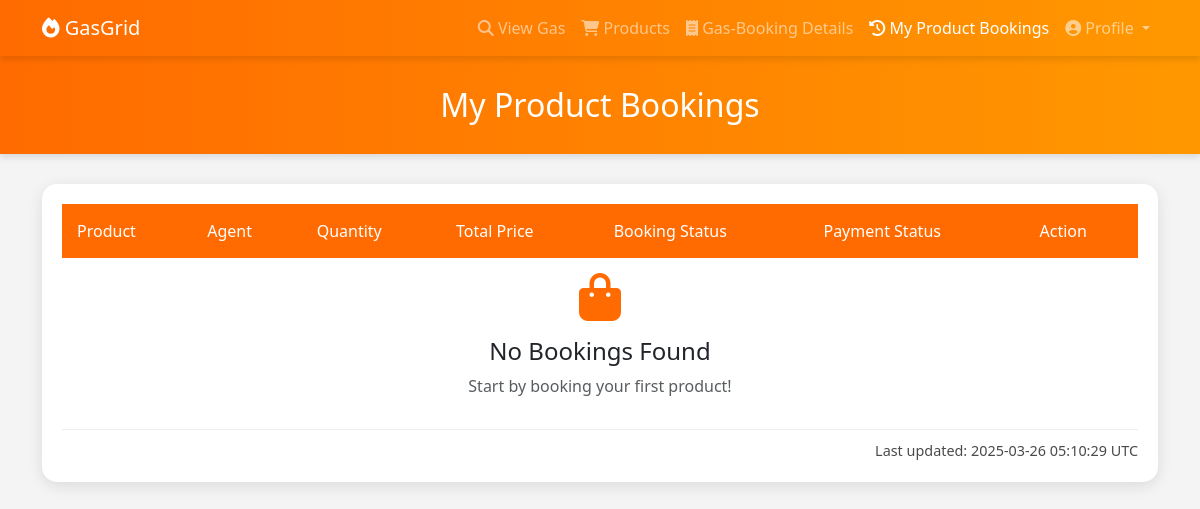
The app's page /User/user_product_bookings/ (signed in), older data.
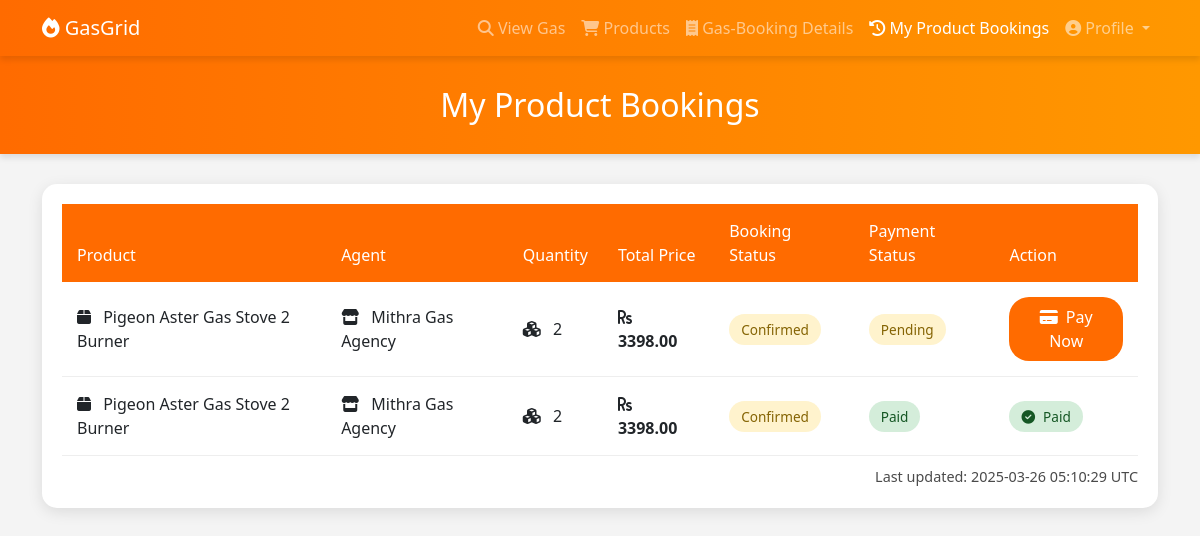
The same page, newer data.
### User/models.py (models this page shows)
class UserProductBooking(models.Model):
    PAYMENT_STATUS_CHOICES = [
        ('Pending', 'Pending'),
        ('Paid', 'Paid'),
        ('Failed', 'Failed'),
    ]
    BOOKING_STATUS_CHOICES = [
        ('Pending', 'Pending'),
        ('Confirmed', 'Confirmed'),
        ('Cancelled', 'Cancelled'),
        ('Delivered', 'Delivered'),
    ]
    user = models.ForeignKey(User, on_delete=models.CASCADE)  # User who books the product
    agent = models.ForeignKey(Agent, on_delete=models.CASCADE)  # Agent providing the product
    gas_product = models.ForeignKey(GasProduct, on_delete=models.CASCADE)  # Booked product
    quantity = models.PositiveIntegerField()  # Quantity booked
    booking_date = models.DateTimeField(auto_now_add=True)  # Booking date
    booking_status = models.CharField(max_length=20, choices=BOOKING_STATUS_CHOICES, default='confirmed')
    payment_status = models.CharField(max_length=20, choices=PAYMENT_STATUS_CHOICES, default='Pending')
    def total_price(self):
        return self.quantity * self.gas_product.price

### Agent/models.py (models this page shows)
class GasProduct(models.Model):
    agent = models.ForeignKey(Agent, on_delete=models.CASCADE)  # Agent who adds the product
    name = models.CharField(max_length=200, unique=True)  # Product name
    description = models.TextField()  # Product description
    image = models.ImageField(upload_to="gas_products/", blank=True, null=True)  # Product image
    quantity_available = models.PositiveIntegerField(default=0)  # Available quantity
    price = models.DecimalField(max_digits=10, decimal_places=2)  # Product price per unit
    date_added = models.DateTimeField(auto_now_add=True)  # Auto timestamp

class Agent(models.Model):
    name = models.CharField(max_length=150)
    email = models.EmailField(unique=True)
    phone_number = models.CharField(max_length=15)
    license_number = models.CharField(max_length=100, unique=True)
    agency_name = models.TextField()
    agency_start_year = models.IntegerField()
    agent_image = models.ImageField(upload_to='agent_images/', blank=True, null=True)
    agent_idproof = models.ImageField(upload_to='idproof_agent/', blank=True, null=True)
    address = models.TextField(blank=True, null=True)
    latitude = models.FloatField(blank=True, null=True)
    longitude = models.FloatField(blank=True, null=True)
    password = models.CharField(max_length=100)  # Storing in plain text (not secure)
    date_registered = models.DateTimeField(auto_now_add=True)
    agent_approved_status = models.IntegerField(default=0)

### User/views.py (the view)
# urls.py: path("user_product_bookings/",views. user_product_bookings, name="user_product_bookings"),
def user_product_bookings(request):
    if 'uid' not in request.session:
        messages.error(request, "You must be logged in to view your bookings!")
        return redirect("User:login")
    user = User.objects.get(id=request.session['uid'])
    bookings = UserProductBooking.objects.filter(user=user)
    return render(request, "User/user_bookings.html", {"bookings": bookings})

### User/templates/User/user_bookings.html (shortened to what the changed rows need)
<!DOCTYPE html>
<html lang="en">
<head>
    <link href="https://cdn.jsdelivr.net/npm/bootstrap@5.3.0/dist/css/bootstrap.min.css" rel="stylesheet">
    <link href="https://cdnjs.cloudflare.com/ajax/libs/font-awesome/6.4.0/css/all.min.css" rel="stylesheet">
</head>
<body>
    <div class="page-header">
        <div class="container">
            <h2 class="text-center mb-0">My Product Bookings</h2>
        </div>
    </div>
    <div class="container">
        <div class="bookings-card">
            <div class="table-responsive">
                <table class="table">
                    <thead>
                        <tr>
                            <th>Product</th>
                            <th>Agent</th>
                            <th>Quantity</th>
                            <th>Total Price</th>
                            <th>Booking Status</th>
                            <th>Payment Status</th>
                            <th>Action</th>
                        </tr>
                    </thead>
                    <tbody>
                        {% for booking in bookings %}
                        <tr>
                            <td>
                                <i class="fas fa-box me-2"></i>
                                {{ booking.gas_product.name }}
                            </td>
                            <td>
                                <i class="fas fa-store me-2"></i>
                                {{ booking.agent.agency_name }}
                            </td>
                            <td>
                                <i class="fas fa-cubes me-2"></i>
                                {{ booking.quantity }}
                            </td>
                            <td class="price-column">
                                <i class="fas fa-rupee-sign me-2"></i>
                                {{ booking.total_price }}
                            </td>
                            <td>
                                <span class="status-badge {% if booking.booking_status == 'Pending' %}status-pending{% else %}status-paid{% endif %}">
                                    Confirmed
                                </span>
                            </td>
                            <td>
                                <span class="status-badge {% if booking.payment_status == 'Pending' %}status-pending{% else %}status-paid{% endif %}">
                                    {{ booking.payment_status }}
                                </span>
                            </td>
                            <td>
                                {% if booking.booking_status == "Pending" and booking.payment_status == "Pending" %}
                                    <a href="{% url 'User:pay_now' booking.id %}" class="btn btn-primary btn-pay">
                                        <i class="fas fa-credit-card me-2"></i>Pay Now
                                    </a>
                                {% elif booking.payment_status == "Paid" %}
                                    <span class="status-badge status-paid">
                                        <i class="fas fa-check-circle me-2"></i>Paid
                                    </span>
                                {% else %}
                                    <span class="status-badge status-pending">
                                        <i class="fas fa-clock me-2"></i>Waiting for Confirmation
                                    </span>
                                {% endif %}
                            </td>
                        </tr>
                        {% empty %}
                        <tr>
                            <td colspan="7" class="empty-state">
                                <i class="fas fa-shopping-bag"></i>
                                <h4>No Bookings Found</h4>
                                <p class="text-muted">Start by booking your first product!</p>
                            </td>
                        </tr>
                        {% endfor %}
                    </tbody>
                </table>
            </div>
        </div>
    </div>
</body>
</html>

Row changes from the older to the newer data that the page shows:
added UserProductBooking: gas_product.name "Pigeon Aster Gas Stove 2 Burner", agent.agency_name "Mithra Gas Agency", quantity "2", total_price "3398.00", payment_status "Pending", booking_status "Pending" (drawn)
added UserProductBooking: gas_product.name "Pigeon Aster Gas Stove 2 Burner", agent.agency_name "Mithra Gas Agency", quantity "2", total_price "3398.00", payment_status "Paid", booking_status "Pending" (drawn)
Text that changed along with them:
text no longer shown: "No Bookings Found Start by booking your first product!"
